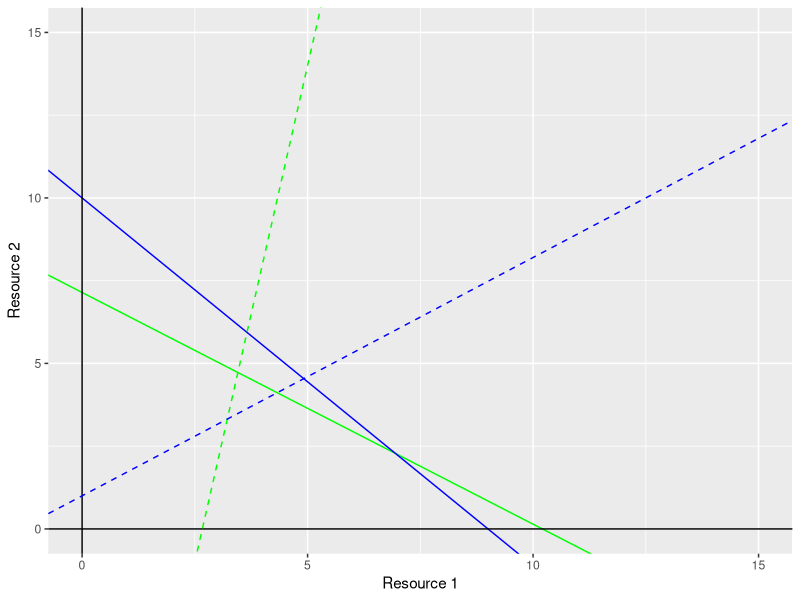
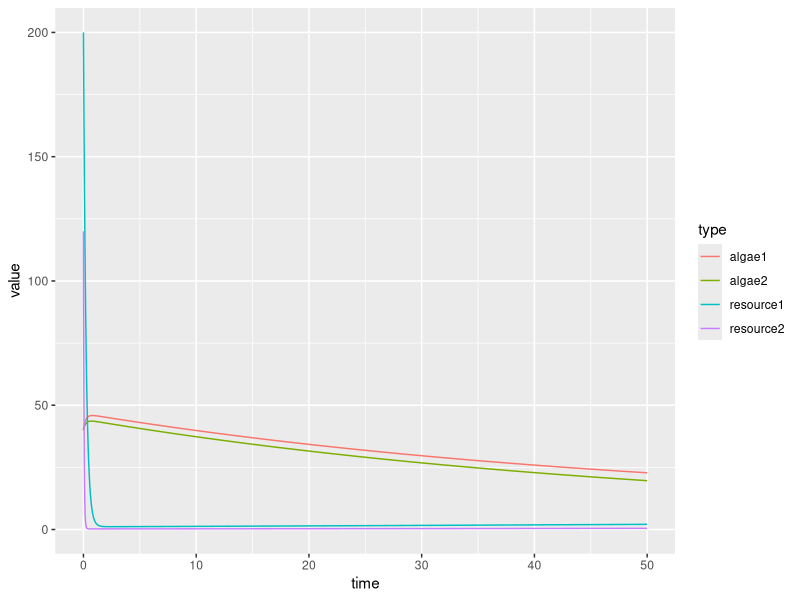

These figures' R source, in order:
### growth functions
library(deSolve)
library(tidyverse)
library(cowplot)




R1_input = 200 
R2_input = 120
D1_input = 0.02
D2_input = 0.02
N1_input = 40
N2_input = 40
f11_input = 0.04
f21_input = 0.05
f12_input = 0.4
f22_input = 0.06
a12_input = 0.01
a22_input = 0.03
a11_input = 0.07
a21_input = 0.04
S_input = 10
c1_input = 0.5
c2_input = 0.5

## green species
Rstar1 <- D1_input/(f11_input*a11_input) ## make this bigger
ZNGI_1_slope <- (-f11_input*a11_input)/(f12_input*a12_input) ## make this more negative
# ZNGI_1_intercept <- (D1_input - f11_input*a11_input*Rstar1)/(f12_input*a12_input)

## blue species
Rstar2 <- D2_input/(f21_input*a21_input) ## make this bigger
ZNGI_2_slope <- (-f21_input*a21_input)/(f22_input*a22_input) ## make this less negative
# ZNGI_2_intercept <- (D2_input - f21_input*a21_input*Rstar2)/(f22_input*a22_input)

impact_vector1_slope <- (f12_input*R2_input)/(f11_input*R1_input) ## green
impact_vector2_slope <- (f22_input*R2_input)/(f21_input*R1_input)

ggplot() +
	geom_abline(slope = ZNGI_1_slope, intercept = Rstar1, color = "green") +
	geom_abline(slope = ZNGI_2_slope, intercept = Rstar2, color = "blue") +
	ylim(0, 15) +xlim(0, 15) + geom_hline(yintercept = 0) + geom_vline(xintercept = 0) + 
	coord_cartesian() + ylab("Resource 2") + xlab("Resource 1") +
	geom_abline(slope = impact_vector1_slope, intercept = -16, color = "green", linetype = "dashed") +
	geom_abline(slope = impact_vector2_slope, intercept = 1, color = "blue", linetype = "dashed")




# logistic <- function(R1_input = 10, R2_input = 20, D1_input = 0,  D2_input = 0,
# 					 N1_input = 40, N2_input = 40, f11_input = 0.4, f21_input = 0.3,
# 					 f12_input = 0.3, f22_input = 0.3, 
# 					 a12_input = 0.7, a22_input = 0.1,
# 					 a11_input = 0.2, a21_input = 0.5,
# 					 S_input = 5, c1_input = 0.2, c2_input = 0.2){
	
	dNRdt <-  function(t, state, parameters) {
		with(
			as.list(c(state,parameters)),{
				dN1 = N1 * (f11*a11*R1 + f12*a12*R2 - D1) 
				dN2 = N2 * (f21*a21*R1 + f22*a22*R2 - D2)  #algae
				dR1 = c1 * (S - R1) - (f11*N1*R1 + f21*N2*R1) 
				dR2 = c2 * (S - R2) - (f12*N1*R2 + f22*N2*R2) #resource
				return(list(c(dN1, dN2, dR1, dR2)))			
			}
		)
	}
	
	
	parameters <-  c(R1 = R1_input, R2= R2_input, D1 = D1_input, D2 = D2_input,
					 N1= N1_input, N2 = N2_input, f11 = f11_input, f21 = f21_input,
					 f12 = f12_input, f22 = f22_input, 
					 a12 = a12_input, a22 = a22_input,
					 a11 = a11_input, a21 = a21_input,
					 S = S_input, c1 = c1_input, c2 = c2_input)
	state <-  c(N1 = N1_input, N2 = N2_input, R1 = R1_input,  R2 = R2_input) ## initial conditions
	time <-  seq(from = 0, to = 50, by = 0.01) 
	
	## solve numerically
	out <- ode(y = state, times = time, func = dNRdt, parms = parameters)
	
	## tidy up the output and plot
	out.df <- as.data.frame(out) %>%
		rename(algae1 = N1,
			   algae2 = N2,
			   resource1 = R1,
			   resource2 = R2) %>% 
		gather(key = type, value = value, algae1, algae2, resource1, resource2)
	# return(out.df)
# }




out.df %>% 
	# filter(type == "resource2") %>% 
	ggplot(aes( x= time, y = value, color = type)) + geom_line()
